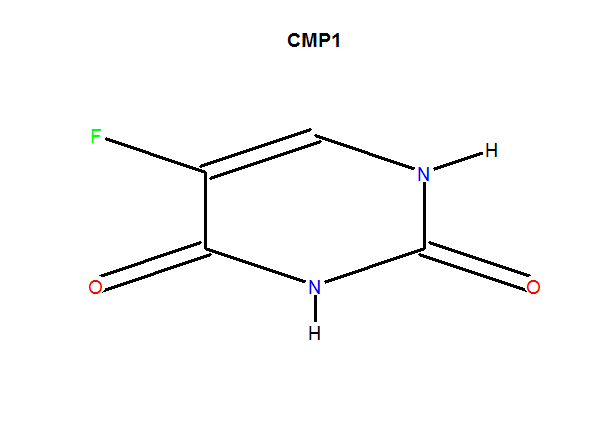
#> input picture MalariaDrugImagesGHS/CMP1-CID3385 (2013_10_04 18_39_26 UTC).png, 592 x 440 px; its folder holds only this picture in this run
$ jupyter execute --allow-errors 'Image encoding.ipynb'   (shell and % lines are left out)
#> lines starting #> are read from the running program, lines starting #| are printed output that depends on the picture
[cell 1]
# preprocessing.py
import cv2
import numpy as np
import os
from sklearn.decomposition import PCA
from sklearn.preprocessing import StandardScaler
import matplotlib.pyplot as plt

DIR = 'MalariaDrugImagesGHS'
DIM = 128

def resize_images(dir_, size):
#> called with dir_ = 'MalariaDrugImagesGHS', size = 128
    count = len(os.listdir(dir_))
    images = np.zeros([count, size, size], dtype='uint8')

    # Read and resize images
    scaler = StandardScaler()
    for (i,image) in zip(range(len(os.listdir(dir_))), os.listdir(dir_)):
        im_arr = cv2.imread(os.path.join(dir_, image))
#> im_arr is the input picture: shape (440, 592, 3); mean B, G, R 250.3, 250.2, 250.3
        im_arr = cv2.cvtColor(im_arr, cv2.COLOR_BGR2GRAY)
#> im_arr: shape (440, 592)
        im_arr = cv2.resize(im_arr, (size, size))
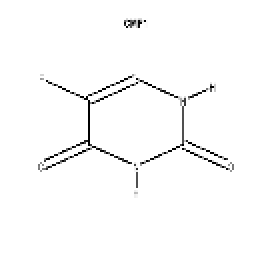
#> im_arr: shape (128, 128) (shown 2 times larger); min 0, max 255, mean 250.2
        im_arr = scaler.fit_transform(im_arr)
        images[i] = im_arr
    images = images.reshape(count, -1)
    return images

def pca(images, components):
    pca = PCA(n_components= components)
    pca.fit(images)
    lower_dimensional_data = pca.fit_transform(images)
    expected_variance = pca.explained_variance_ratio_.cumsum()[-1]
    return (lower_dimensional_data, expected_variance)

[cell 2]
images = resize_images(DIR, 128)
#> (the rest of this cell did not finish here and is left out)

[cell 3]
#save features to CSV
from numpy import savetxt
#> (the rest of this cell did not finish here and is left out)

[cell 4]
#!/usr/bin/env python
# coding: utf-8


import cv2
import numpy as np
import os
from sklearn.decomposition import PCA
from sklearn.preprocessing import StandardScaler
import matplotlib.pyplot as plt

DIR = 'MalariaDrugImagesGHS'
DIM = 128

count = len(os.listdir(DIR))
images = np.zeros([count, DIM, DIM], dtype='uint8')

# Read and resize images
scaler = StandardScaler()
for (i,image) in zip(range(len(os.listdir(DIR))), os.listdir(DIR)):
    im_arr = cv2.imread(os.path.join(DIR, image))
    im_arr = cv2.cvtColor(im_arr, cv2.COLOR_BGR2GRAY)
    im_arr = cv2.resize(im_arr, (DIM, DIM))
    im_arr = scaler.fit_transform(im_arr)
    plt.imshow(im_arr)
    images[i] = im_arr

images = images.reshape(count, -1)

'''
pca = PCA(n_components=200)
pca.fit(images)

'''
# pca = PCA(.99)
# lower_dimensional_data = pca.fit_transform(images)
# pca.n_components_


# In[89]:

lower_dimensional_data = None
#> (the rest of this cell did not finish here and is left out)

[cell 5]
lower_dimensional_data.shape

[cell 6]
#save features to CSV
from numpy import savetxt
savetxt('data.csv', lower_dimensional_data, delimiter=',')

#> (a cell that did not finish here is left out)

[cell 8]
# Importing standard Qiskit libraries and configuring account
from qiskit import QuantumCircuit, execute, Aer, IBMQ
from qiskit.compiler import transpile, assemble
from qiskit.tools.jupyter import *
from qiskit.visualization import *
import math
# Loading your IBM Q account(s)

# import settings

import os


class QBitsLoader():

    def __init__(self, online=False):
        self.online = online

        if self.online:
            TOKEN = os.getenv('TOKEN')
            IBMQ.save_account(TOKEN, overwrite=True)
            provider = IBMQ.load_account()
            self.backends = provider.backends()
            self.backends.append(Aer.backends())
        else:
            print('[INFO] Offline mode: only simulators can be accessed')
            self.backends = Aer.backends()

    def get_backends(self):
        """
            Returns a list of tuples with the available backends and their number of qubits
        """
        return [backend.name() for backend in self.backends]

    def get_backends_with_qubits(self):
        """
            Returns a list of tuples with the available backends and their number of qubits
        """
        return [(backend.name(), backend.configuration().n_qubits,) for backend in self.backends]

    def find_backend(self, name):
        """
            Finds a backend by its name
        """
        for backend in self.backends:
            if name == backend.name():
                return backend
        raise ValueError(f"Backend '{name}' not found")

    def get_backend_qubits(self, name):
        """
            Returns the number of qubits a certain quantum device can handle
        """
        return self.find_backend(name).configuration().n_qubits

    def pca_recommendation(self, dir_, name, size=128):
        qubits = self.get_backend_qubits(name)
        components = min(2**qubits, 512, len(dir_))
        if int(math.log2(components)) != components:
                components = 2**(int(math.log2(components)))
        image = resize_images(dir_, size)
        lower_dimensional_data, variance = pca(images, components)
        print('[INFO] Using ' + str(components) + ' number of components for PCA')
        print('[INFO] This preserves ' + str(variance) + '% of the original variance in the images')
        return lower_dimensional_data


#> (the rest of this cell did not finish here and is left out)

[cell 9]
import numpy as np
import math
import matplotlib.pyplot as plt
from qiskit.visualization import plot_histogram, plot_bloch_multivector

from qiskit.aqua.components.initial_states import Custom
from qiskit import ClassicalRegister, Aer, execute, QuantumCircuit, QuantumRegister

class QuantumData:
    def __init__(self, dir_, device=None):
        self.dir_ = dir_
        self.device = device
    def choose_device(self, name):
        self.device = name
    def transform(self):
        qbit_loader = QBitsLoader(False)

$ run again, on MalariaDrugImagesGHS/CMP14-CID64143 (2013_10_04 18_39_26 UTC).png
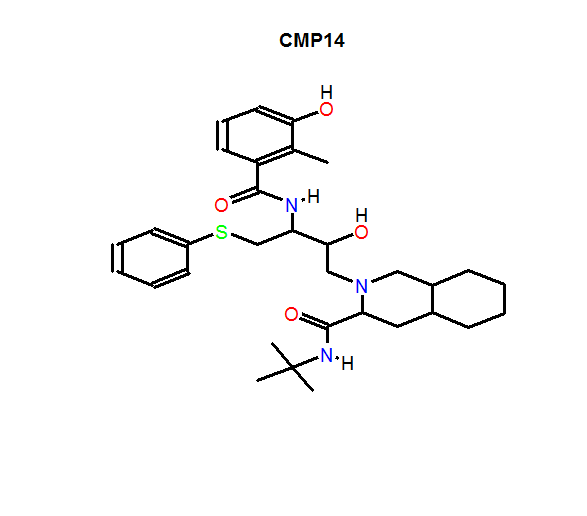
#> input picture MalariaDrugImagesGHS/CMP14-CID64143 (2013_10_04 18_39_26 UTC).png, 587 x 516 px
#> in resize_images, im_arr is the input picture: shape (516, 587, 3); mean B, G, R 249.9, 249.8, 249.9
#> in resize_images, `im_arr = cv2.resize(im_arr, (size, size))`:
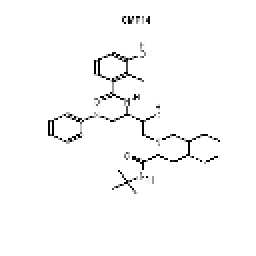
#> im_arr: shape (128, 128) (shown 2 times larger); min 0, max 255, mean 249.9
#> in resize_images, `im_arr = scaler.fit_transform(im_arr)`:
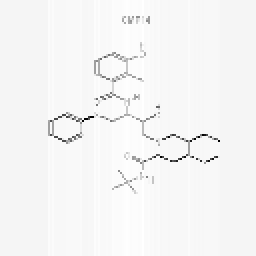
#> im_arr: shape (128, 128) float64 (shown 2 times larger); min -11.27, max 0.425, mean 1.04e-17; drawn with min black and max white

$ run again, on MalariaDrugImagesGHS/CMP15-CID16760412 (2013_10_04 18_39_26 UTC).png
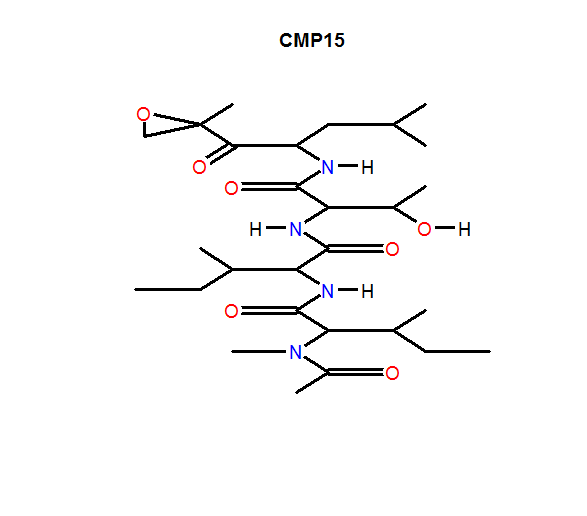
#> input picture MalariaDrugImagesGHS/CMP15-CID16760412 (2013_10_04 18_39_26 UTC).png, 587 x 516 px
#> in resize_images, im_arr is the input picture: shape (516, 587, 3); mean B, G, R 249, 248.8, 249.2
#> in resize_images, `im_arr = cv2.resize(im_arr, (size, size))`:
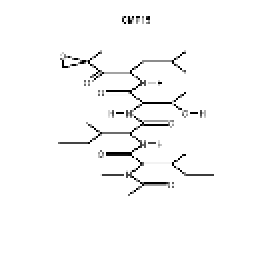
#> im_arr: shape (128, 128) (shown 2 times larger); min 0, max 255, mean 249.1
#> in resize_images, `im_arr = scaler.fit_transform(im_arr)`:
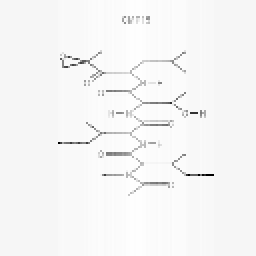
#> im_arr: shape (128, 128) float64 (shown 2 times larger); min -11.27, max 0.407, mean 0; drawn with min black and max white

$ run again, on MalariaDrugImagesGHS/CMP16-CID5282054 (2013_10_04 18_39_26 UTC).png
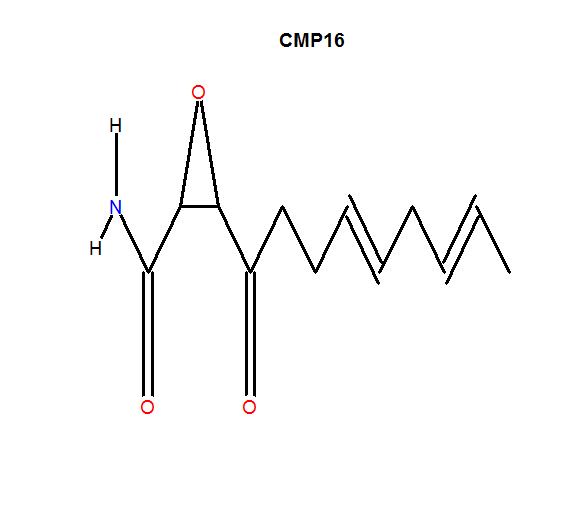
#> input picture MalariaDrugImagesGHS/CMP16-CID5282054 (2013_10_04 18_39_26 UTC).png, 587 x 516 px
#> in resize_images, im_arr is the input picture: shape (516, 587, 3); mean B, G, R 249.7, 249.7, 249.8
#> in resize_images, `im_arr = cv2.resize(im_arr, (size, size))`:
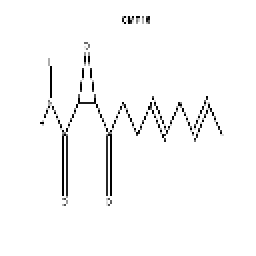
#> im_arr: shape (128, 128) (shown 2 times larger); min 0, max 255, mean 249.1
#> in resize_images, `im_arr = scaler.fit_transform(im_arr)`:
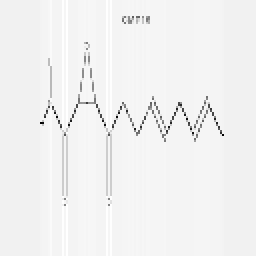
#> im_arr: shape (128, 128) float64 (shown 2 times larger); min -11.27, max 0.612, mean -3.47e-18; drawn with min black and max white

$ run again, on MalariaDrugImagesGHS/CMP11-CID5288382 (2013_10_04 18_39_26 UTC).png
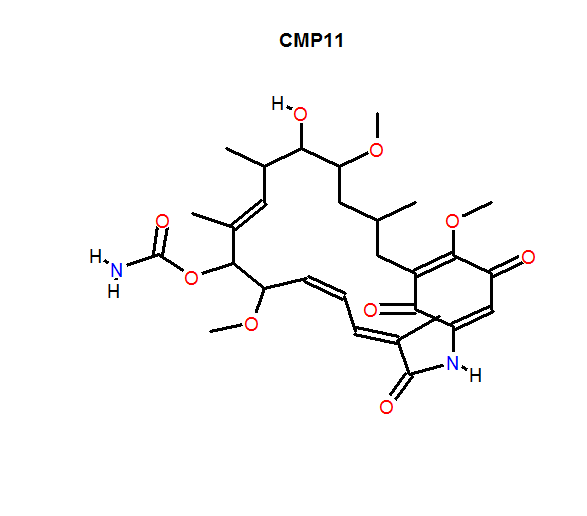
#> input picture MalariaDrugImagesGHS/CMP11-CID5288382 (2013_10_04 18_39_26 UTC).png, 587 x 516 px
#> in resize_images, im_arr is the input picture: shape (516, 587, 3); mean B, G, R 249.2, 249.1, 249.6
#> in resize_images, `im_arr = cv2.resize(im_arr, (size, size))`:
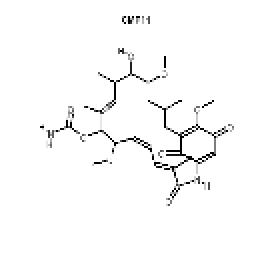
#> im_arr: shape (128, 128) (shown 2 times larger); min 0, max 255, mean 249.1
#> in resize_images, `im_arr = scaler.fit_transform(im_arr)`:
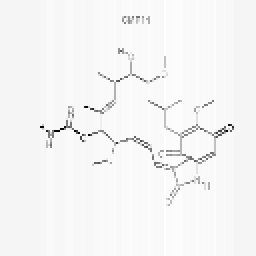
#> im_arr: shape (128, 128) float64 (shown 2 times larger); min -11.27, max 0.423, mean 6.94e-18; drawn with min black and max white
